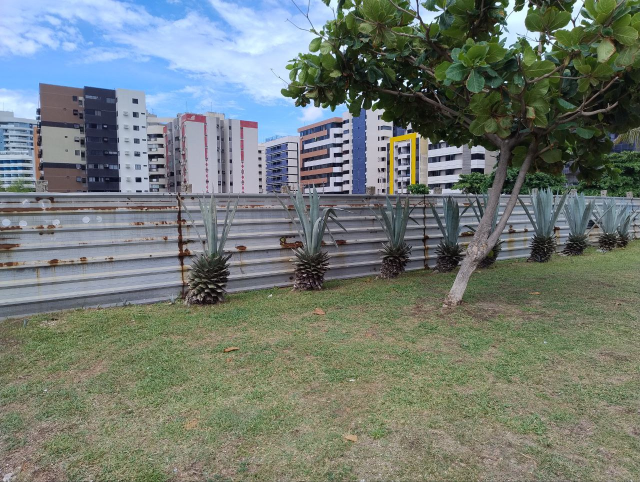
#> input picture lista3/assets/arvore-center.jpg, 1280 x 964 px, given in place of gym-left.jpg, which was not available (shown at 1/2 size)
$ jupyter execute --allow-errors lista3.ipynb   (Python 2 division)   (text cells are left out)
#> lines starting #> are read from the running program, lines starting #| are printed output that depends on the picture; pictures that were not available may be replaced by others from this repository, and a replacement may not be noted
#> `left = cv.imread(f'./assets/{filename1}.jpg', cv.IMREAD_GRAYSCALE)`:
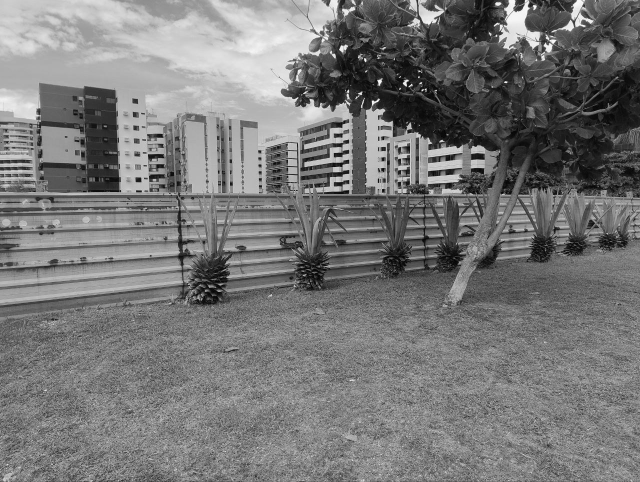
#> left: shape (964, 1280) (shown at 1/2 size); min 0, max 255, mean 119.6
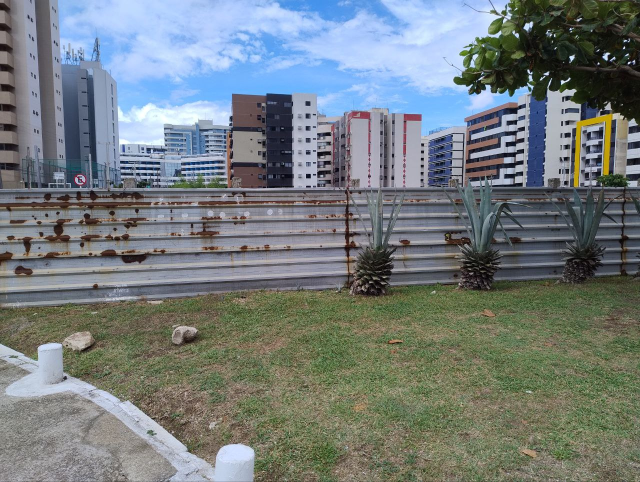
#> input picture lista3/assets/arvore-left.jpg, 1280 x 964 px, given in place of gym-right.jpg, which was not available (shown at 1/2 size)
#> `right = cv.imread(f'./assets/{filename2}.jpg', cv.IMREAD_GRAYSCALE)`:
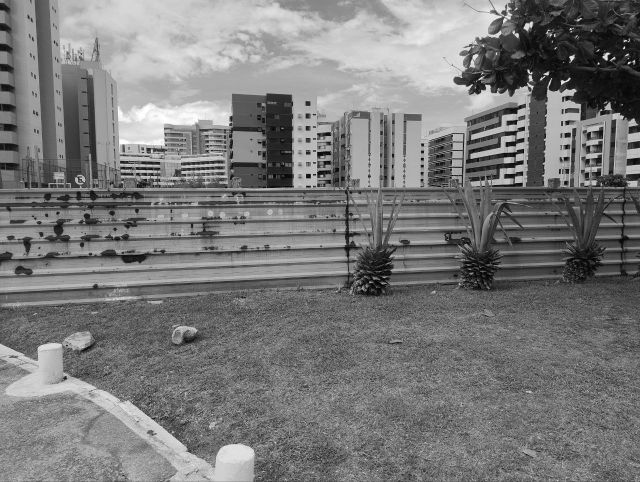
#> right: shape (964, 1280) (shown at 1/2 size); min 0, max 255, mean 122
[cell 1]
import cv2 as cv
import matplotlib.pyplot as plt
import numpy as np

[cell 2]
def show_images(
    *images: np.ndarray, titles: list[str] | None = None, columns: int = 2, scale: int = 5
) -> None:
    num_images = len(images)

    if titles is None:
        titles = [f'Image {i + 1}' for i in range(num_images)]

    rows = (num_images + columns - 1) // columns

    fig, axes = plt.subplots(rows, columns, figsize=(scale * columns, scale * rows))
    axes = np.array(axes).reshape(rows, columns)

    for ax, img, title in zip(axes.flat, images, titles):
        ax.imshow(img, cmap='gray')
        ax.set_title(title)

    for i in range(num_images, rows * columns):
        fig.delaxes(axes.flat[i])

    plt.tight_layout()


def show_image(image: np.ndarray, title: str = None, dpi: int = 100) -> None:
    height, width, _ = image.shape

    figsize = (width / dpi, height / dpi)

    plt.figure(figsize=figsize, dpi=dpi)
    plt.imshow(image, cmap='gray' if len(image.shape) == 2 else None)
    plt.title(title if title else '')

    plt.tight_layout()

[cell 3]
def match_sift(img1: cv.typing.MatLike, img2: cv.typing.MatLike):
    sift = cv.SIFT_create()
    kp1, des1 = sift.detectAndCompute(img1, None)
#> kp1 = 7966 keypoints; strongest (x, y, size): (845, 180, 2.5), (838, 154, 2.2), (759, 163, 6.1), (1011, 164, 3.2)
    kp2, des2 = sift.detectAndCompute(img2, None)
#> kp2 = 7242 keypoints; strongest (x, y, size): (1197, 127, 2.6), (1258, 126, 3.2), (1248, 96, 2.9), (1144, 115, 6.6)

    bf = cv.BFMatcher(cv.NORM_L2, crossCheck=True)

    matches = bf.match(des1, des2)
#> matches = 2917 matches
    matches = sorted(matches, key=lambda x: x.distance)

    return kp1, kp2, matches

[cell 4]
N_MATCHES = 200


def generate_panorama(left: cv.typing.MatLike, right: cv.typing.MatLike) -> tuple:
    kp1, kp2, matches = match_sift(left, right)
#> matches = 2917 matches

    src_pts = np.float32([kp1[m.queryIdx].pt for m in matches[:N_MATCHES]]).reshape(-1, 1, 2)
#> src_pts = 200 rows, first 8: [126.4, 417.2], [152.4, 421.9], [631.7, 334.4], [640.9, 332.9], [447, 331.9], [447, 345.8], [147.1, 422], [527.3, 339]
    dst_pts = np.float32([kp2[m.trainIdx].pt for m in matches[:N_MATCHES]]).reshape(-1, 1, 2)
#> dst_pts = 200 rows, first 8: [505.3, 404.1], [525.2, 408.5], [967.4, 317], [978.7, 314.9], [771.4, 321.1], [770.8, 334.8], [520.6, 408.5], [852.1, 326]

    H, _ = cv.findHomography(src_pts, dst_pts, cv.RANSAC)
#> H = [[0.501, 0.0077, 416.8], [-0.154, 0.825, 62.05], [-0.000385, 1.15e-05, 1]]

    # Dimensões do panorama
    h1, w1 = left.shape
#> h1 = 964; w1 = 1280
    h2, w2 = right.shape
#> h2 = 964; w2 = 1280
    pts_left = np.float32([[0, 0], [0, h1], [w1, h1], [w1, 0]]).reshape(-1, 1, 2)
    pts_right = np.float32([[0, 0], [0, h2], [w2, h2], [w2, 0]]).reshape(-1, 1, 2)

    pts_left_transformed = cv.perspectiveTransform(pts_left, H)
#> pts_left_transformed = [[416.8, 62.05], [419.6, 848.1], [2057.2, 1276.1], [2087.4, -265.7]]
    all_pts = np.concatenate((pts_left_transformed, pts_right), axis=0)
#> all_pts = [[416.8, 62.05], [419.6, 848.1], [2057.2, 1276.1], [2087.4, -265.7], [0, 0], [0, 964], [1280, 964], [1280, 0]]

    [x_min, y_min] = np.int32(all_pts.min(axis=0).ravel() - 0.5)
#> x_min = 0; y_min = -266
    [x_max, y_max] = np.int32(all_pts.max(axis=0).ravel() + 0.5)
#> x_max = 2087; y_max = 1276

    # Aplicar translação para tratar pontos negativos
    translation = [-x_min, -y_min]
#> translation = [0, 266]
    T = np.array([[1, 0, translation[0]], [0, 1, translation[1]], [0, 0, 1]])
#> T = [[1, 0, 0], [0, 1, 266], [0, 0, 1]]
    panorama = cv.warpPerspective(left, T @ H, (x_max - x_min, y_max - y_min))
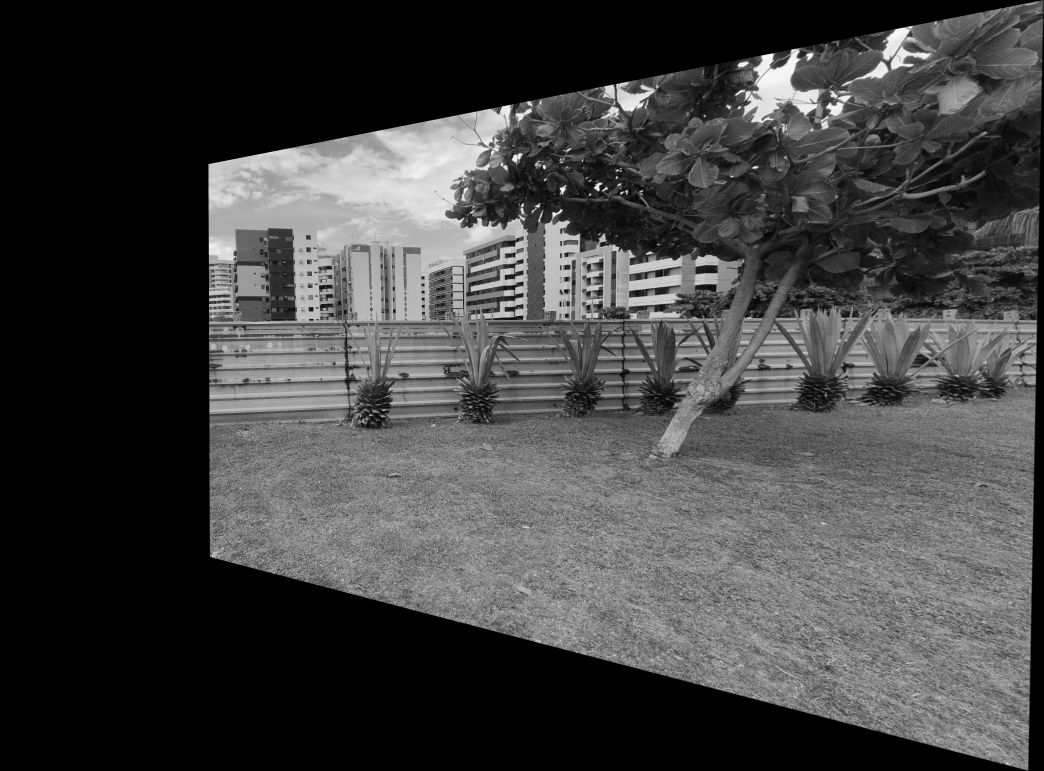
#> panorama: shape (1542, 2087) (shown at 1/2 size); min 0, max 254, mean 65.5

    panorama[translation[1] : h2 + translation[1], translation[0] : w2 + translation[0]] = right
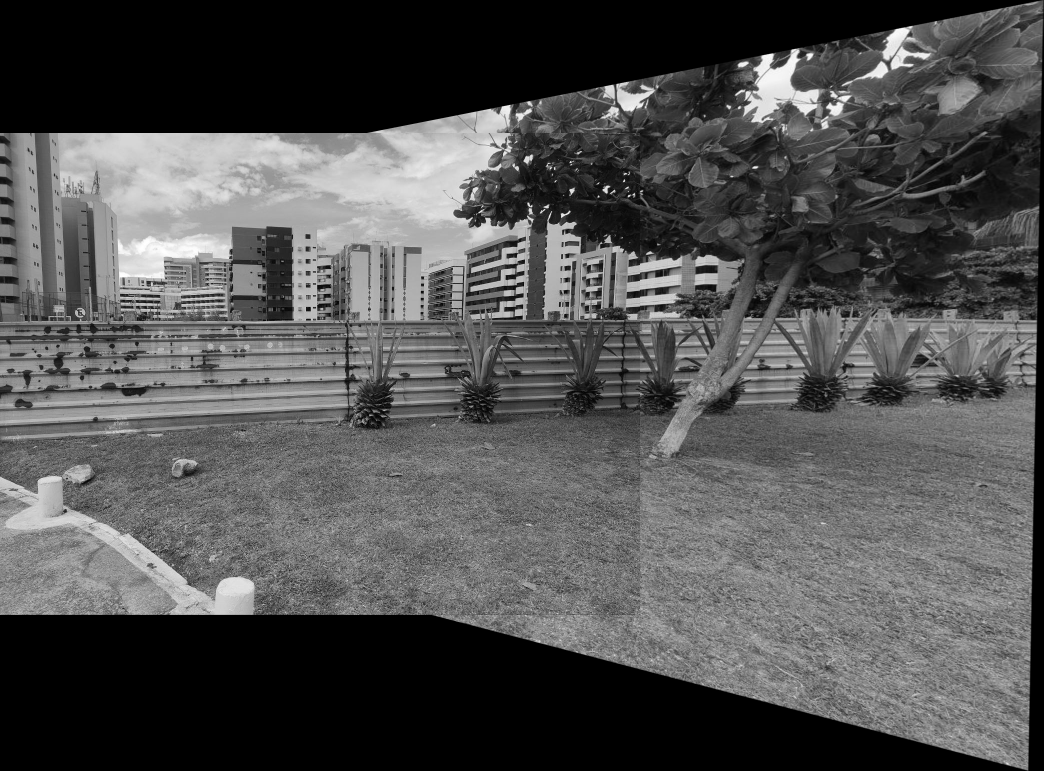
#> panorama: shape (1542, 2087) (shown at 1/2 size); min 0, max 255, mean 81.2

    # Obter versão recordada da imagem no tamanho (original_h, 2 * original_w)
    cropped = panorama.copy()
    if cropped.shape[1] >= 2 * right.shape[1]:
        new_x_min = cropped.shape[1] - 2 * right.shape[1]
        cropped = cropped[translation[1] : h2 + translation[1], new_x_min:]

    return panorama, cropped

[cell 5]
filenames = [
    ('gym-left', 'gym-right'),
    ('mesa-left', 'mesa-right'),
    ('predios-left', 'predios-right'),
    ('sala-left', 'sala-right'),
]
#> (the rest of this cell did not finish here and is left out)

    show_images(result, cropped, titles=['Panorama', 'Panorama Cropped'], columns=2, scale=8)
